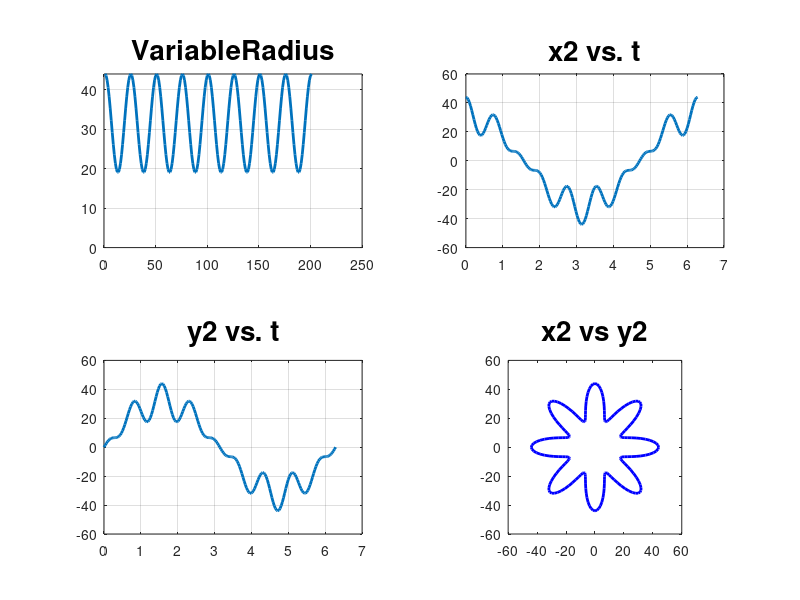
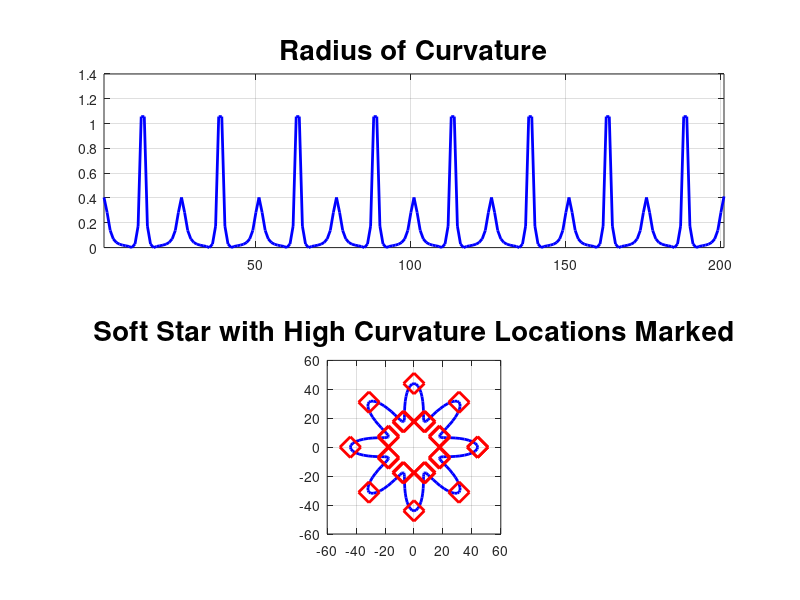

Write the MATLAB code that produced these figures, in order.
% This demo plots a soft star and then uses ROger Stafford's formula
% to find and mark the locations on the star
% that have high curvature.
% Initialization & clean up stuff.
clc;    % Clear the command window.
close all;  % Close all figures (except those of imtool.)
clear;  % Erase all existing variables.
workspace;  % Make sure the workspace panel is showing.
format longg;
format compact;
fontSize = 20;
%=====================================================
% First make a shape with sharp turns or cusps.
% Demo macro to draw a rounded star (like a splat).
% Select the inner and outer radius.
outerRadius = 44  % You can change this
innerRadius = 19  % You can change this
% Select the number of lobes around the circle.
numberOfLobes = 8;  % You can change this
period = 2 * pi / numberOfLobes;
meanRadius = (outerRadius + innerRadius)/2
amplitude = (outerRadius - innerRadius)/2
t = (0:.005:1)*2*pi; % Independent parameter.
variableRadius = amplitude * cos(2*pi*t/period) + meanRadius;
subplot(2,2,1);
plot(variableRadius, 'LineWidth', 2);
grid on;
ylim([0 outerRadius]);
title('VariableRadius', 'FontSize', fontSize);
period = 2*pi;  % Need to change this now.
xStar = variableRadius .* cos(2*pi*t/period); 
yStar = variableRadius .* sin(2*pi*t/period); 
subplot(2,2,2);
plot(t, xStar, 'LineWidth', 2);
grid on;
title('x2 vs. t', 'FontSize', fontSize);
subplot(2,2,3);
plot(t, yStar, 'LineWidth', 2);
grid on;
title('y2 vs. t', 'FontSize', fontSize);
subplot(2,2,4);
plot(xStar, yStar,'b', 'LineWidth', 2) 
title('x2 vs y2', 'FontSize', fontSize);
axis square;
% Maximize window.
set(gcf, 'units','normalized','outerposition',[0 0 1 1]); % Maximize figure.
set(gcf,'name','Image Analysis Demo','numbertitle','off') 
% OK - all of the above code was just to get some demo data
% that we can use to find the high radius of curvature locations on.
%=====================================================
% Now run along the (x2, y2) soft star curve 
% and find the radius of curvature at each location.
numberOfPoints = length(xStar);
curvature = zeros(1, numberOfPoints);
for t = 1 : numberOfPoints
	if t == 1
		index1 = numberOfPoints;
		index2 = t;
		index3 = t + 1;
	elseif t >= numberOfPoints
		index1 = t-1;
		index2 = t;
		index3 = 1;
	else
		index1 = t-1;
		index2 = t;
		index3 = t + 1;
	end
	% Get the 3 points.
	x1 = xStar(index1);
	y1 = yStar(index1);
	x2 = xStar(index2);
	y2 = yStar(index2);
	x3 = xStar(index3);
	y3 = yStar(index3);
	% Now call Roger's formula:
	% http://www.mathworks.com/matlabcentral/answers/57194#answer_69185
	curvature(t) = 2*abs((x2-x1).*(y3-y1)-(x3-x1).*(y2-y1)) ./ ...
	sqrt(((x2-x1).^2+(y2-y1).^2)*((x3-x1).^2+(y3-y1).^2)*((x3-x2).^2+(y3-y2).^2));
end
% Plot curvature.
figure;
subplot(2, 1, 1);
plot(curvature, 'b-', 'LineWidth', 2);
grid on;
xlim([1 numberOfPoints]); % Set limits for the x axis.
title('Radius of Curvature', 'FontSize', fontSize);
% Find high curvature points - 
% indexes where the curvature is greater than 0.3
highCurvatureIndexes = find(curvature > 0.3);
% Plot soft star again so we can plot 
% high curvature points over it.
subplot(2, 1, 2);
plot(xStar, yStar,'b', 'LineWidth', 2) 
grid on;
axis square;
% Mark high curvature points on the star.
hold on;
plot(xStar(highCurvatureIndexes), yStar(highCurvatureIndexes), ...
	'rd', 'MarkerSize', 15, 'LineWidth', 2);
title('Soft Star with High Curvature Locations Marked', 'FontSize', fontSize);
% Maximize window.
set(gcf, 'units','normalized','outerposition',[0 0 1 1]); % Maximize figure.
set(gcf,'name','Image Analysis Demo','numbertitle','off');
helpdlg('Done with demo');